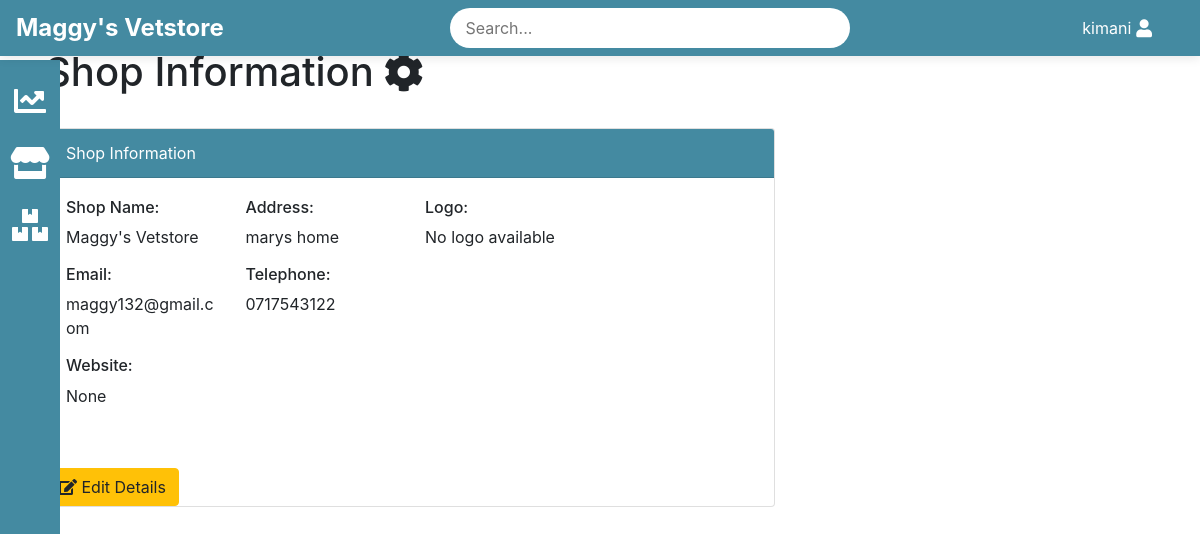
Page /shop_details/ (signed in) on the committed database.
### shop_details/models.py (models this page shows, shortened)
class Shop(models.Model):
    name = models.CharField(max_length=255)
    address = models.TextField()
    phone = models.CharField(max_length=15)
    email = models.EmailField()
    website = models.URLField(blank=True, null=True)
    logo = models.ImageField(upload_to='shop_logos/', blank=True, null=True)

### shop_details/views.py (the view)
# urls.py: path('', views.shop_details, name='shop_details'),
@login_required(login_url='/authlogin/login/')
def shop_details(request):
    shop = Shop.objects.first()
    return render(request, 'shop_details/shop_details.html', {'shop': shop})

### shop_details/templates/shop_details/shop_details.html
{% extends 'base.html' %}
{% block content %}
<div class="container mt-5">
    <div class="d-flex justify-content-between align-items-center mb-4">
        <h1>
            <span class="d-flex align-items-center">
                Shop Information
                <i class="fas fa-cog" style="font-size: inherit; margin-left: 10px;"></i>
            </span>
        </h1>
    </div>
</div>
<div class="container">
    <div class="row justify-content-left">
        <div class="col-md-8">
            <div class="card">
                <div class="card-header text-white" style="background-color: #448aa1;">
                    Shop Information
                </div>
                <div class="card-body">
                    <div class="row">
                        <div class="col-md-3">
                            <h6>Shop Name:</h6>
                            <p>{{ shop.name }}</p>
                        </div>
                        <div class="col-md-3">
                            <h6>Address:</h6>
                            <p>{{ shop.address }}</p>
                        </div>
                        <div class="col-md-5">
                            <h6>Logo:</h6>
                            {% if shop.logo %}
                                <img src="{{ shop.logo.url }}" alt="Shop Logo" class="img-fluid" style="max-height: 150px; width: auto;">
                            {% else %}
                                <p>No logo available</p>
                            {% endif %}
                        </div>
                    </div>
                    <div class="row">
                        <div class="col-md-3">
                            <h6>Email:</h6>
                            <p>{{ shop.email }}</p>
                        </div>
                        <div class="col-md-3">
                            <h6>Telephone:</h6>
                            <p>{{ shop.phone }}</p>
                        </div>
                    </div>
                    <div class="row">
                        <div class="col-md-3">
                            <h6>Website:</h6>
                            <p>{{ shop.website }}</p>
                        </div>
                    </div>
                </div>
                <div class="mt-4">
                    <a href="{% url 'edit_shop_details' %}" class="btn btn-warning">
                        <i class="fas fa-edit"></i> Edit Details
                    </a>
                </div>
            </div>
        </div>
    </div>
</div>
{% endblock %}

### templates/base.html (shortened to what this page needs)
<!DOCTYPE html>
{% load static %}
<html lang="en">
<head>
    <link rel="stylesheet" href="{% static 'css/style.css' %}">
    <link href="https://stackpath.bootstrapcdn.com/bootstrap/4.5.2/css/bootstrap.min.css" rel="stylesheet">
    <link rel="stylesheet" href="https://cdnjs.cloudflare.com/ajax/libs/font-awesome/5.15.4/css/all.min.css">
</head>
<body>
    <header class="navbar navbar-expand-lg fixed-top" style="background-color: var(--primary-color);">
        <div class="navbar-left">
            <span class="site-name">
                {% if shop and shop.name %}
                    {{ shop.name }}
                {% else %}
                    Agro-vet Manager
                {% endif %}
            </span>
        </div>
        <div class="navbar-center">
            <input type="text" placeholder="Search..." class="search-bar">
        </div>
        <div class="navbar-right">
            <div class="user-menu">
                <span class="username">{{ user.username }}</span>
                <i class="fas fa-user"></i>
            </div>
        </div>
    </header>
    <aside class="sidebar" style="background-color: var(--primary-color);">
        <ul>
            <li>
                <a href="{% url 'dashboard' %}" title="Dashboard">
                    <i class="fas fa-chart-line fa-2x"></i>
                </a>
            </li>
            <li>
                <a href="{% url 'shop_details' %}" title="shop_details">
                    <i class="fas fa-store fa-2x"></i>
                </a>
            </li>
            <li>
                <a href="{% url 'product_list' %}" title="products">
                    <i class="fas fa-boxes fa-2x"></i>
                </a>
            </li>
        </ul>
    </aside>
    <main class="content">
        {% block content %}
        {% endblock %}
    </main>
</body>
</html>

### static/css/style.css (style rules this page uses)
body { font-family: Arial, sans-serif; margin: 0; padding: 0; background-color: #e0f2e9; color: #333; display: flex; flex-direction: column; min-height: 100vh; font-size: 0.75em; }
.navbar { display: flex; justify-content: space-between; align-items: center; background-color: #448aa1; color: #fff; padding: 10px 20px; position: fixed; top: 0; width: 100%; z-index: 1000; box-shadow: 0 2px 10px rgba(0, 0, 0, 0.1); }
.navbar-left { display: flex; align-items: center; }
.site-name { font-size: 24px; font-weight: bold; }
.navbar-center { flex-grow: 1; display: flex; justify-content: center; }
.search-bar { padding: 8px 15px; border-radius: 20px; border: none; width: 60%; max-width: 400px; }
.navbar-right { display: flex; align-items: center; padding-right: 2rem; }
.user-menu { position: relative; display: flex; align-items: center; cursor: pointer; }
.user-menu .fas { font-size: 18px; margin-left: 5px; }
.username { margin-left: 5px; }
.sidebar { position: fixed; top: 60px; left: 0; width: 60px; height: calc(100% - 60px); background-color: #448aa1; padding: 10px 0; display: flex; flex-direction: column; align-items: center; z-index: 999; transition: width 0.3s, left 0.3s; }
.sidebar ul { list-style-type: none; padding: 0; margin: 0; width: 100%; }
.sidebar ul li { width: 100%; text-align: center; }
.sidebar ul li a { position: relative; display: flex; align-items: center; justify-content: center; color: #fff; text-decoration: none; padding: 15px; transition: background-color 0.3s; }

### rows in the picture
Shop: name "Maggy's Vetstore", address "marys home", email "maggy132@gmail.com", phone "0717543122", website "None"

### other values in the picture
{{ user.username }} "kimani"
